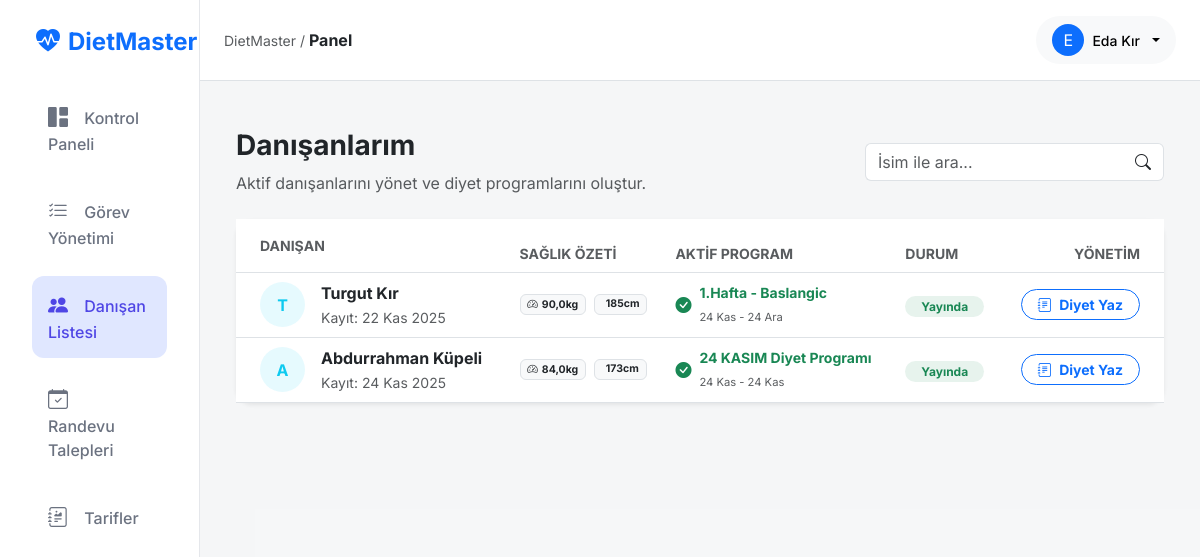
Page /nutrition/clients/ (signed in) on the committed database.
### apps/users/models.py (models this page shows, shortened)
class CustomUser(AbstractUser):
    class Role(models.TextChoices):
        ADMIN = "ADMIN", "Diyetisyen (Admin)"
        STAFF = "STAFF", "Stajyer"
        CLIENT = "CLIENT", "Danışan"
        NEW_CLIENT = "NEW_CLIENT", "Yeni Üye (Potansiyel)"
    role = models.CharField(
        max_length=50,
        choices=Role.choices,
        default=Role.NEW_CLIENT,
        verbose_name="Kullanıcı Rolü"
    )
    phone_number = models.CharField(
        max_length=15,
        blank=True,
        null=True,
        verbose_name="Telefon Numarası"
    )
    profile_photo = models.ImageField(
        upload_to='profile_photos/',
        blank=True,
        null=True,
        verbose_name="Profil Fotoğrafı"
    )

### apps/profiles/models.py (models this page shows, shortened)
class PatientProfile(models.Model):
    GENDER_CHOICES = [
        ('M', 'Erkek'),
        ('F', 'Kadın'),
    ]
    ACTIVITY_LEVEL_CHOICES = [
        ('sedentary', 'Hareketsiz (Masa başı)'),
        ('light', 'Az Hareketli (Haftada 1-3 gün spor)'),
        ('moderate', 'Orta Hareketli (Haftada 3-5 gün spor)'),
        ('active', 'Çok Hareketli (Haftada 6-7 gün spor)'),
        ('athlete', 'Profesyonel Sporcu'),
    ]
    WATER_HABIT_CHOICES = [
        ('bad', 'Çok az içiyorum (<1L)'),
        ('medium', 'Ortalama (1.5L - 2L)'),
        ('good', 'Çok iyi (>2.5L)'),
    ]
    DIET_PREFERENCE_CHOICES = [
        ('standard', 'Her şeyi yerim'),
        ('vegan', 'Vegan'),
        ('vegetarian', 'Vejetaryen'),
        ('ketogenic', 'Ketojenik'),
        ('gluten_free', 'Glutensiz'),
    ]
    user = models.OneToOneField(
        settings.AUTH_USER_MODEL,
        on_delete=models.CASCADE,
        related_name='profile'
    )
    birth_date = models.DateField("Doğum Tarihi", null=True, blank=True)
    gender = models.CharField("Cinsiyet", max_length=1, choices=GENDER_CHOICES, default='F')
    height = models.PositiveIntegerField("Boy (cm)", help_text="Örn: 175", null=True, blank=True)
    weight = models.DecimalField("Kilo (kg)", max_digits=5, decimal_places=1, help_text="Örn: 70.5", null=True, blank=True)
    chronic_diseases = models.TextField("Kronik Rahatsızlıklar", blank=True, help_text="Örn: Diyabet Tip 2, Haşimato")
    allergies = models.TextField("Alerjiler & İntoleranslar", blank=True, help_text="Örn: Gluten, Laktoz")
    medications = models.TextField("Kullanılan İlaçlar", blank=True, help_text="Düzenli kullanılan ilaçlar.")
    activity_level = models.CharField("Aktivite Seviyesi", max_length=20, choices=ACTIVITY_LEVEL_CHOICES, default='sedentary')
    daily_activity = models.CharField("Günlük Hareket", max_length=50, choices=ACTIVITY_LEVEL_CHOICES, default='sedentary')
    water_habit = models.CharField("Su İçme Alışkanlığı", max_length=50, choices=WATER_HABIT_CHOICES, default='medium')
    goal_weight = models.DecimalField("Hedef Kilo", max_digits=5, decimal_places=1, null=True, blank=True)
    target_date = models.DateField("Hedef Tarih", null=True, blank=True, help_text="Bu kiloya ne zaman ulaşmak istiyorsun?")
    motivation_level = models.IntegerField("Motivasyon Seviyesi (1-10)", default=5)
    diet_preference = models.CharField("Beslenme Tipi", max_length=50, choices=DIET_PREFERENCE_CHOICES, default='standard')
    disliked_foods = models.TextField("Sevmediği Besinler", blank=True, help_text="Örn: Brokoli, Mantar...")
    is_onboarding_complete = models.BooleanField("Sihirbaz Tamamlandı mı?", default=False)
    updated_at = models.DateTimeField(auto_now=True)

### apps/nutrition/models.py (models this page shows, shortened)
class DietProgram(models.Model):
    user = models.ForeignKey(
        settings.AUTH_USER_MODEL,
        on_delete=models.CASCADE,
        related_name="diet_programs",
        limit_choices_to={'role': 'CLIENT'} # Sadece Danışanlar seçilebilsin
    )
    title = models.CharField("Program Adı", max_length=100, help_text="Örn: 1. Hafta - Detoks Listesi")
    start_date = models.DateField("Başlangıç Tarihi")
    end_date = models.DateField("Bitiş Tarihi")
    is_active = models.BooleanField("Aktif Program mı?", default=True)
    created_at = models.DateTimeField(auto_now_add=True)

### apps/nutrition/views.py (the view)
# urls.py: path('clients/', views.client_list, name='client_list'),
@login_required
def client_list(request):
    if request.user.role != 'ADMIN':
        return redirect('core:dashboard')
    danisanlar = User.objects.filter(role='CLIENT').select_related('profile')
    danisan_listesi = []
    for danisan in danisanlar:
        aktif_program = DietProgram.objects.filter(user=danisan, is_active=True).first()
        danisan_listesi.append({
            'user': danisan,
            'program': aktif_program
        })
    return render(request, 'nutrition/client_list.html', {
        'danisan_listesi': danisan_listesi
    })

### apps/nutrition/templates/nutrition/client_list.html (shortened to what this page needs)
{% extends 'base.html' %}
{% load static %}
{% block content %}
<div class="container-fluid py-4">
    <div class="d-flex justify-content-between align-items-center mb-4">
        <div>
            <h3 class="fw-bold text-dark">Danışanlarım</h3>
            <p class="text-muted mb-0">Aktif danışanlarını yönet ve diyet programlarını oluştur.</p>
        </div>
        <div class="input-group w-auto">
            <input type="text" class="form-control border-end-0" placeholder="İsim ile ara...">
            <span class="input-group-text bg-white border-start-0"><i class="bi bi-search"></i></span>
        </div>
    </div>
    <div class="card border-0 shadow-sm rounded-4">
        <div class="card-body p-0">
            <div class="table-responsive">
                <table class="table table-hover align-middle mb-0">
                    <thead class="bg-light">
                        <tr>
                            <th class="ps-4 py-3 text-muted small text-uppercase">Danışan</th>
                            <th class="text-muted small text-uppercase">Sağlık Özeti</th>
                            <th class="text-muted small text-uppercase">Aktif Program</th>
                            <th class="text-muted small text-uppercase">Durum</th>
                            <th class="text-end pe-4 text-muted small text-uppercase">Yönetim</th>
                        </tr>
                    </thead>
                    <tbody>
                        {% for item in danisan_listesi %}
                        <tr>
                            <td class="ps-4">
                                <div class="d-flex align-items-center">
                                    <div class="bg-info bg-opacity-10 text-info rounded-circle d-flex align-items-center justify-content-center me-3 fw-bold" style="width: 45px; height: 45px;">
                                        {{ item.user.first_name|slice:":1" }}
                                    </div>
                                    <div>
                                        <div class="fw-bold text-dark">{{ item.user.get_full_name }}</div>
                                        <small class="text-muted">Kayıt: {{ item.user.date_joined|date:"d M Y" }}</small>
                                    </div>
                                </div>
                            </td>
                            <td>
                                <div class="d-flex gap-2 text-muted small">
                                    <span class="badge bg-light text-dark border"><i class="bi bi-speedometer2 me-1"></i>{{ item.user.profile.weight }}kg</span>
                                    <span class="badge bg-light text-dark border">{{ item.user.profile.height }}cm</span>
                                </div>
                            </td>
                            <td>
                                {% if item.program %}
                                    <div class="d-flex align-items-center text-success">
                                        <i class="bi bi-check-circle-fill me-2"></i>
                                        <div>
                                            <div class="fw-bold small">{{ item.program.title }}</div>
                                            <small class="text-muted" style="font-size: 0.7rem;">{{ item.program.start_date|date:"d M" }} - {{ item.program.end_date|date:"d M" }}</small>
                                        </div>
                                    </div>
                                {% else %}
                                    <span class="text-muted small"><i class="bi bi-dash-circle me-1"></i>Program Yok</span>
                                {% endif %}
                            </td>
                            <td>
                                {% if item.program %}
                                    <span class="badge bg-success bg-opacity-10 text-success rounded-pill px-3">Yayında</span>
                                {% else %}
                                    <span class="badge bg-secondary bg-opacity-10 text-secondary rounded-pill px-3">Bekliyor</span>
                                {% endif %}
                            </td>
                            <td class="text-end pe-4">
                                <a href="{% url 'nutrition:program_create' item.user.id %}" class="btn btn-sm btn-outline-primary rounded-pill px-3 fw-bold transition-hover">
                                    <i class="bi bi-journal-text me-1"></i> Diyet Yaz
                                </a>
                            </td>
                        </tr>
                        {% endfor %}
                    </tbody>
                </table>
            </div>
        </div>
    </div>
</div>
{% endblock %}

### templates/base.html (shortened to what this page needs)
{% load static %}
<!DOCTYPE html>
<html lang="tr">
<head>
    <link href="https://cdn.jsdelivr.net/npm/bootstrap@5.3.2/dist/css/bootstrap.min.css" rel="stylesheet">
    <link rel="stylesheet" href="https://cdn.jsdelivr.net/npm/bootstrap-icons@1.11.3/font/bootstrap-icons.min.css">
    <link rel="stylesheet" href="{% static 'css/main.css' %}">
</head>
<body>
<div class="container-fluid">
    <div class="row">
        {% if user.is_authenticated %}
        <nav id="sidebar" class="col-md-3 col-lg-2 d-none d-md-block sidebar min-vh-100">
            <div class="position-sticky pt-3">
                <div class="px-4 pb-4 pt-2">
                    <a class="navbar-brand fs-4 fw-bold text-primary d-flex align-items-center" href="{% url 'core:dashboard' %}">
                        <i class="bi bi-heart-pulse-fill me-2"></i> DietMaster
                    </a>
                </div>
                <ul class="nav flex-column px-2">
                    <li class="nav-item mb-1">
                        <a class="nav-link {% if request.resolver_match.view_name == 'core:dashboard' %}active{% endif %}" href="{% url 'core:dashboard' %}">
                            <i class="bi bi-grid-1x2-fill"></i>
                            <span>Kontrol Paneli</span>
                        </a>
                    </li>
                    {% if user.role == 'ADMIN' %}
                    <li class="nav-item mb-1">
                        <a class="nav-link {% if 'gamification' in request.path %}active{% endif %}" href="{% url 'gamification:manager' %}">
                            <i class="bi bi-list-check"></i>
                            <span>Görev Yönetimi</span>
                        </a>
                    </li>
                    <li class="nav-item mb-1">
                        <a class="nav-link {% if 'nutrition/clients' in request.path %}active{% endif %}" href="{% url 'nutrition:client_list' %}">
                            <i class="bi bi-people-fill"></i>
                            <span>Danışan Listesi</span>
                        </a>
                    </li>
                    <li class="nav-item mb-1">
                        <a class="nav-link {% if 'appointments' in request.path %}active{% endif %}" href="{% url 'appointments:calendar' %}">
                            <i class="bi bi-calendar-check"></i>
                            <span>Randevu Talepleri</span>
                        </a>
                    </li>
                    {% endif %}
                    <li class="nav-item mb-1">
                        <a class="nav-link {% if 'recipes' in request.resolver_match.view_name %}active{% endif %}" href="{% url 'recipes:list' %}">
                            <i class="bi bi-journal-richtext"></i>
                            <span>Tarifler</span>
                        </a>
                    </li>
                </ul>
            </div>
        </nav>
        {% endif %}
        <div class="col-md-9 ms-sm-auto col-lg-10 p-0 bg-light bg-opacity-50 min-vh-100">
            <header class="header-navbar sticky-top bg-white border-bottom d-flex align-items-center justify-content-between px-4 py-3">
                <div class="d-none d-md-block">
                    <span class="text-muted small">DietMaster / </span>
                    <span class="fw-bold text-dark">{% block title_breadcrumb %}Panel{% endblock %}</span>
                </div>
                <div class="dropdown">
                    <button class="btn btn-light bg-gray-50 border-0 dropdown-toggle d-flex align-items-center gap-2 py-2 px-3 rounded-pill" type="button" data-bs-toggle="dropdown" aria-expanded="false">
                        <div class="bg-primary text-white rounded-circle d-flex align-items-center justify-content-center" style="width: 32px; height: 32px;">
                            {{ request.user.first_name|slice:":1"|default:request.user.username|slice:":1"|upper }}
                        </div>
                        <span class="fw-medium small d-none d-md-inline">{{ request.user.get_full_name|default:request.user.username }}</span>
                    </button>
                </div>
            </header>
            <main class="p-4">
                {% block content %}{% endblock %}
            </main>
        </div>
    </div>
</div>
</body>
</html>

### static/css/main.css (style rules this page uses)
:root { --primary: #6366f1; --primary-dark: #4f46e5; --primary-light: #e0e7ff; --secondary: #64748b; --success: #10b981; --warning: #f59e0b; --danger: #ef4444; --bg-body: #f3f4f6; --bg-card: #ffffff; --gradient-primary: linear-gradient(135deg, #6366f1 0%, #4f46e5 100%); --shadow-sm: 0 1px 2px 0 rgb(0 0 0 / 0.05); --shadow-md: 0 4px 6px -1px rgb(0 0 0 / 0.1), 0 2px 4px -1px rgb(0 0 0 / 0.06); --shadow-lg: 0 10px 15px -3px rgb(0 0 0 / 0.1), 0 4px 6px -2px rgb(0 0 0 / 0.05); --radius-md: 12px; --radius-lg: 16px; --radius-full: 9999px; --transition: all 0.2s cubic-bezier(0.4, 0, 0.2, 1); }
body { font-family: 'Inter', sans-serif; background-color: var(--bg-body); color: #1f2937; -webkit-font-smoothing: antialiased; }
a { text-decoration: none; }
.sidebar { background-color: var(--bg-card); border-right: 1px solid #e5e7eb; }
.sidebar .nav-link { color: #6b7280; font-weight: 500; padding: 0.875rem 1rem; margin: 0.25rem 0.75rem; border-radius: var(--radius-md); transition: var(--transition); }
.sidebar .nav-link.active { background-color: var(--primary-light); color: var(--primary-dark); }
.sidebar .nav-link i { margin-right: 0.75rem; font-size: 1.25rem; }

### rows in the picture
CustomUser: user.first_name "E", user.get_full_name "Eda Kır"
CustomUser: user.first_name "T", user.get_full_name "Turgut Kır", user.date_joined "22 Kas 2025", user.profile.weight "90,0", user.profile.height "185", program "1.Hafta - Baslangic", program.start_date "24 Kas", program.end_date "24 Ara"
CustomUser: user.first_name "A", user.get_full_name "Abdurrahman Küpeli", user.date_joined "24 Kas 2025", user.profile.weight "84,0", user.profile.height "173", program "24 KASIM Diyet Programı", program.start_date "24 Kas", program.end_date "24 Kas"
